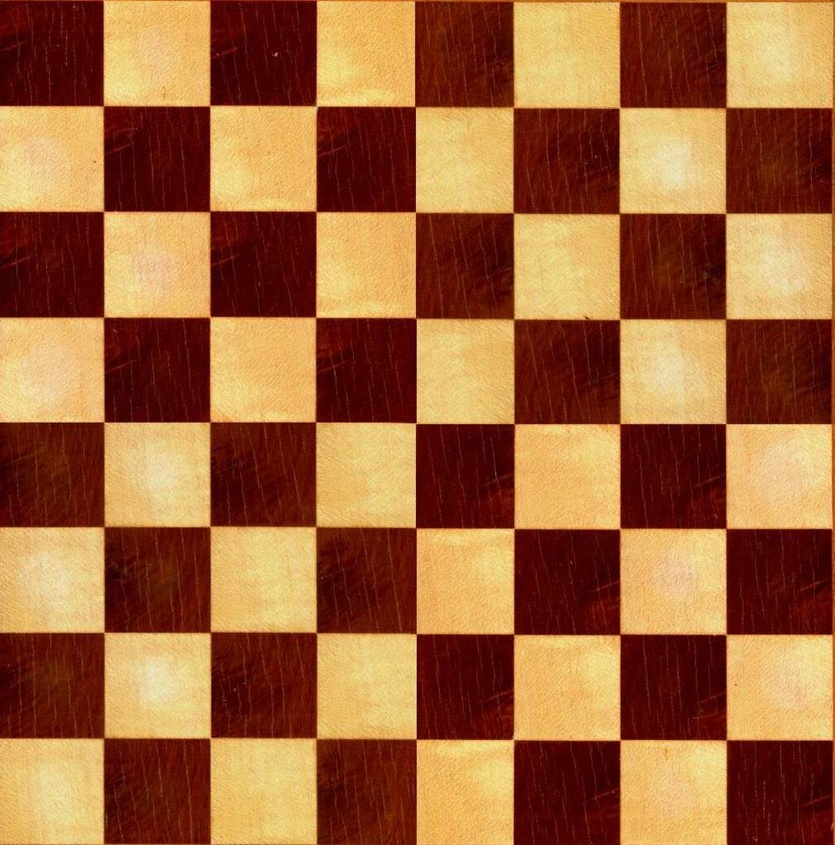
#> input picture trainCV/chessBoard.jpg, 835 x 845 px, shrunk from 1012 x 1024 before the run
$ python harrisCorner.py
#> lines starting #> are read from the running program, lines starting #| are printed output that depends on the picture; after the words box and inside, x2 and y2 are one past the last pixel; in counts of white or black regions, pixels touching at a corner belong together
### trainCV/utils.py
import cv2
#OpenCV to matplotlib color channel mapper

#converts r,g,b to b,g,r
# [4 lines left out: function convertCV, not called in this run]

#converts b,g,r to r,g,b
def convertPlot(img):
    (b,g,r) = cv2.split(img)
    img =  cv2.merge((r,g,b))
    return img

### trainCV/harrisCorner.py
#Using naive Harris Corner Detection with Kernel size 20

import cv2
import numpy as np
from matplotlib import pyplot as plt
import utils

filename = "chessBoard.jpg"
img = cv2.imread(filename)
#> img is the input picture: shape (845, 835, 3); mean B, G, R 60.4, 102.3, 160.3
gray = cv2.cvtColor(img,cv2.COLOR_BGR2GRAY)

gray = np.float32(gray)
dst = cv2.cornerHarris(gray,2,3,0.04)
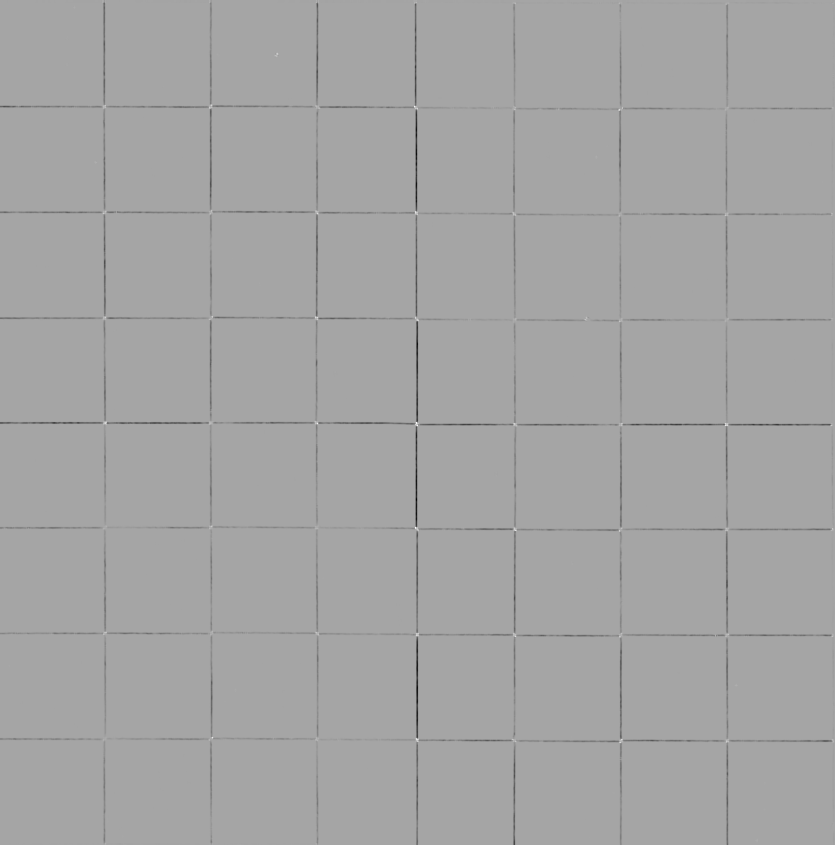
#> dst: shape (845, 835) float32; min -34191344, max 18607096, mean -218554.1; drawn with min black and max white

#result dilated to mark the corners,i.e we dilate the corner pixels
kernel = cv2.getStructuringElement(cv2.MORPH_ELLIPSE,(20,20))
dst = cv2.dilate(dst,kernel)
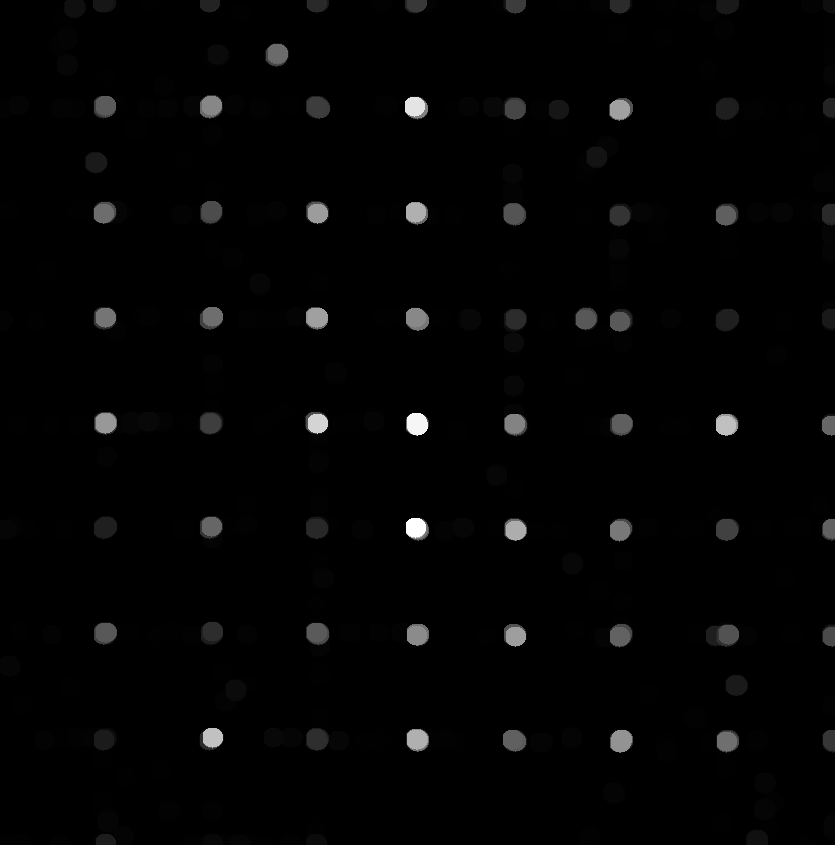
#> dst: shape (845, 835) float32; min 2.3, max 18607096, mean 296012.9; drawn with min black and max white

#thresholding for optimal value, it depends on the image
img[dst>0.045*dst.max()] = [255,0,0] #put blue color for pixels, > 0.01*dst.max()
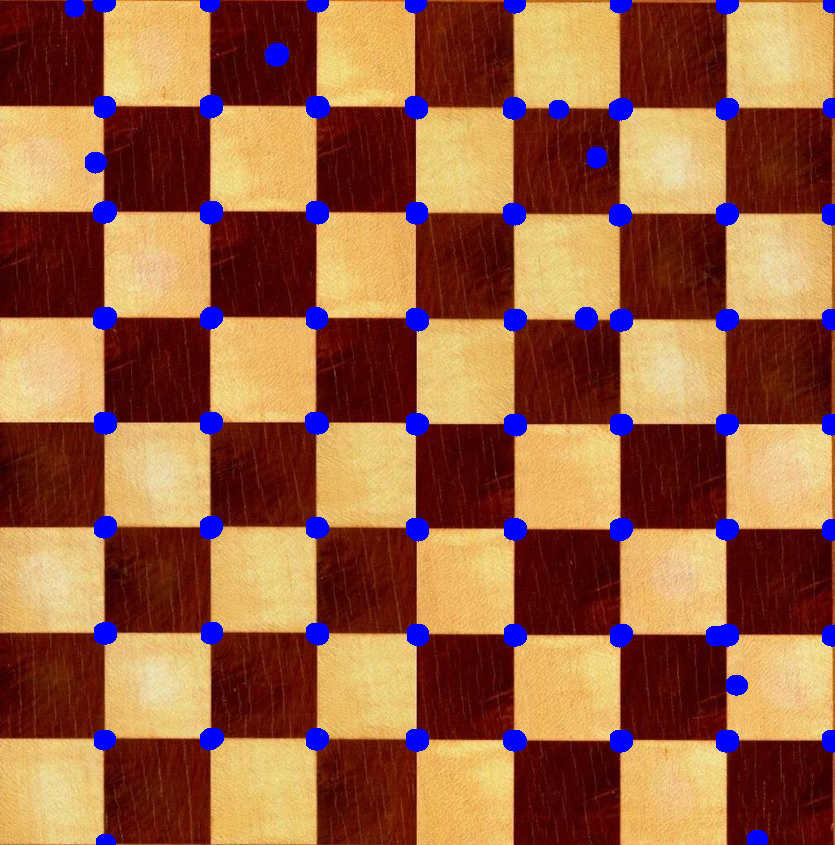
#> img: shape (845, 835, 3); 4.03% of pixels changed, all inside (x1, y1, x2, y2) = (65, 0, 835, 845)

plt.figure("Harris Corner Detection");
plt.imshow(utils.convertPlot(img))
#> in convertPlot, `(b,g,r) = cv2.split(img)`:
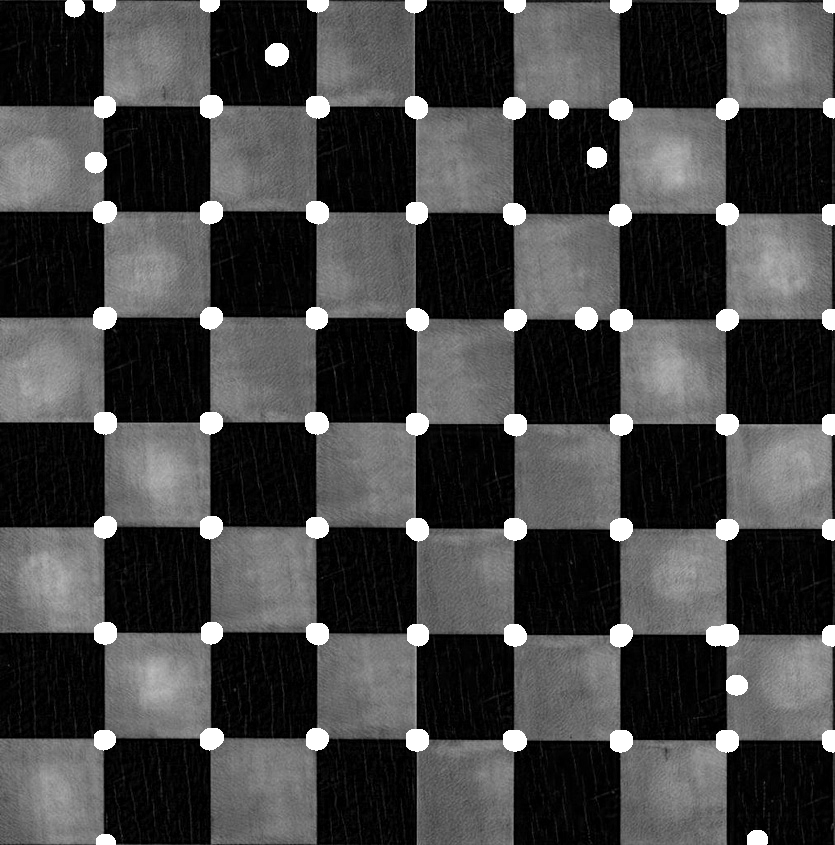
#> b: shape (845, 835); min 0, max 255, mean 68.5
#> in convertPlot, `(b,g,r) = cv2.split(img)`:
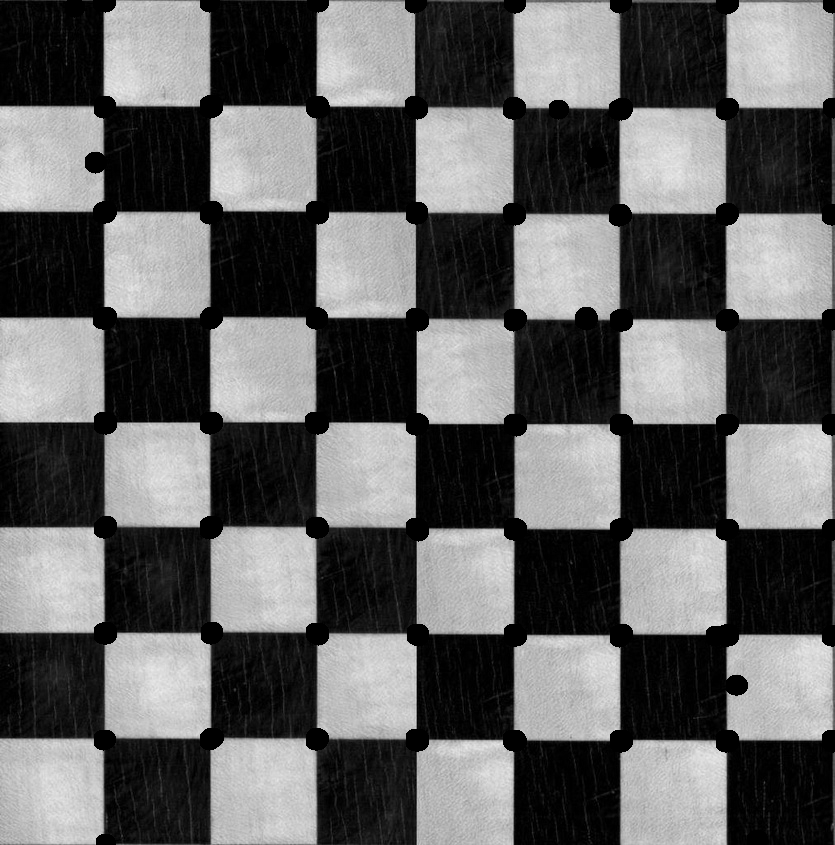
#> g: shape (845, 835); min 0, max 237, mean 98.4
#> in convertPlot, `(b,g,r) = cv2.split(img)`:
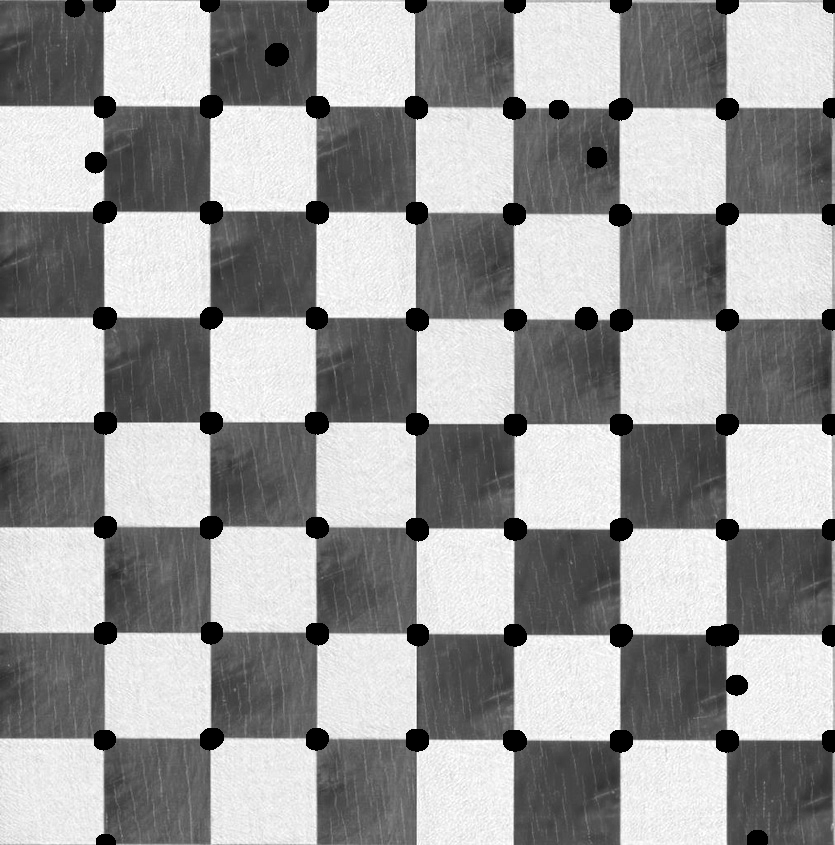
#> r: shape (845, 835); min 0, max 255, mean 153.9
plt.show()
